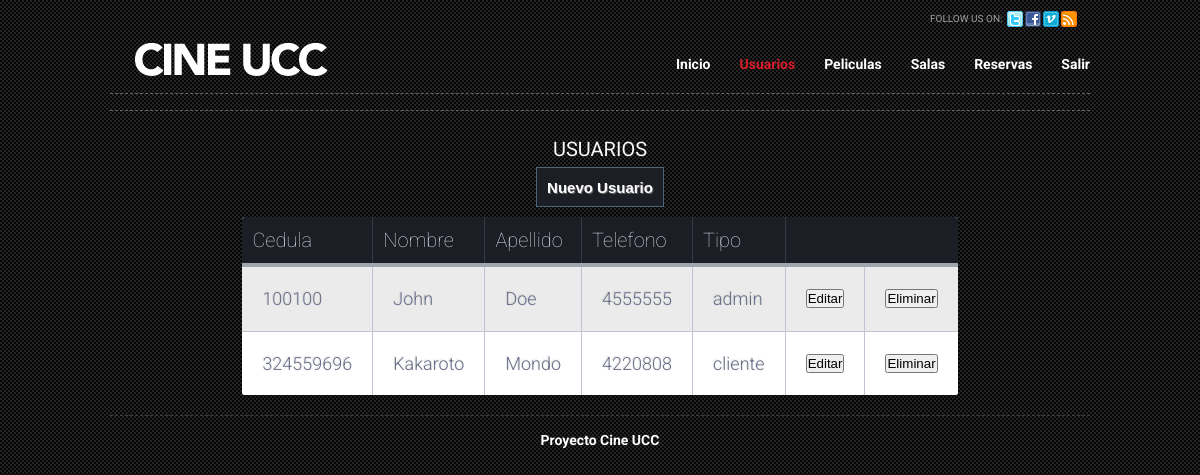
Screenshot of /usuarios.php (signed in) with the database file from the repository.
### tables this page shows
CREATE TABLE IF NOT EXISTS `usuario` (
  `cedula` int(11) NOT NULL,
  `nombre` varchar(45) NOT NULL,
  `apellido` varchar(45) NOT NULL,
  `telefono` varchar(45) NOT NULL,
  `password` varchar(20) NOT NULL,
  `tipo` varchar(45) NOT NULL DEFAULT 'cliente'
);

### tablaUsuarios.php (the view, shortened to what this page needs)
<?php
$link = conectar();
$sql = "SELECT * FROM usuario";
$query = mysql_query($sql, $link);
if (mysql_num_rows($query) != 0) {
    while ($line = mysql_fetch_array($query)) {
        echo '<tr>';
        echo "<td>" . $line['cedula'] . "</td>";
        echo "<td>" . $line['nombre'] . "</td>";
        echo "<td>" . $line['apellido'] . "</td>";
        echo "<td>" . $line['telefono'] . "</td>";
        echo "<td>" . $line['tipo'] . "</td>";
        echo "<td><a href='registro.php?cedula=" . $line["cedula"] . "'>
                    <button>Editar</button></a></td>";
        echo "<td ><a href='eliminarUsuario.php?cedula=" . $line["cedula"] . "'>
                   <button onclick='return confirm(\"Seguro que desea eliminar este Usuario?\")';' >
                   Eliminar</button></a></td>";
        echo "</tr>";
    }
} else {
    echo '<tr>';
    echo '<td colspan=5> No hay registros en la base de datos</td>';
    echo '</tr>';
}

### css/style.css (style rules this page uses)
* { margin: 0; padding: 0; outline:0; }
body { font-size: 12px; line-height: 1.3; font-family: Arial, Helvetica, Sans-Serif; color: #ccc; background: url('images/body-bg.gif'); }
a { color: #e7b038; text-decoration: underline; cursor:pointer; }

### css/table.css (style rules this page uses)
body { background-color: #3e94ec; font-family: "Roboto", helvetica, arial, sans-serif; font-size: 14px; font-weight: 400; text-rendering: optimizeLegibility; }
tr { border-top: 1px solid #C1C3D1; border-bottom-: 1px solid #C1C3D1; color:#666B85; font-size:16px; font-weight:normal; text-shadow: 0 1px 1px rgba(256, 256, 256, 0.1); }
tr:first-child { border-top:none; }
tr:last-child { border-bottom:none; }
tr:nth-child(odd) td { background:#EBEBEB; }
tr:last-child td:first-child { border-bottom-left-radius:3px; }
tr:last-child td:last-child { border-bottom-right-radius:3px; }
td { background:#FFFFFF; padding:20px; text-align:left; vertical-align:middle; font-weight:300; font-size:18px; text-shadow: -1px -1px 1px rgba(0, 0, 0, 0.1); border-right: 1px solid #C1C3D1; }
td:last-child { border-right: 0px; }

### rows the page displays
usuario: cedula "100100", nombre "John", apellido "Doe", telefono "4555555", tipo "admin"
usuario: cedula "324559696", nombre "Kakaroto", apellido "Mondo", telefono "4220808", tipo "cliente"
